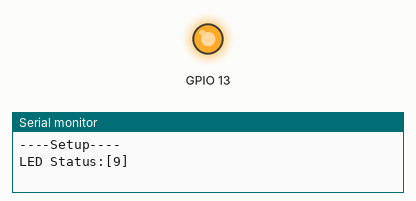
The sketch below on a simulated ESP32. Parts: output pins drawn as LEDs (lit = HIGH), the last lines printed to the serial monitor.

Above: at 0.2 s.
At 38.1 s:
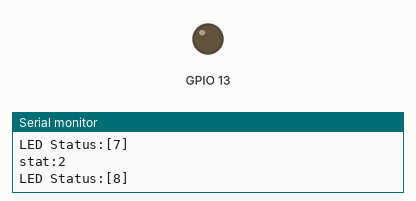
Timing chart, 0 to 40.0 s (numbered marks = the images above):
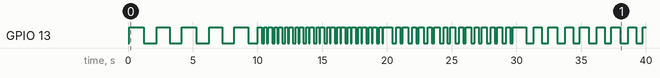

The sketch:

testLED_miscLED.ino
```cpp
#include <miscLED.h>


miscLED LEDControl;
unsigned long glSecondLoopTick;
int count = 0;

short statusCount = 0;
uint8_t gu8LED_status[] = {
  //CONST_LED_STATUS_CONNECTING,
  //CONST_LED_STATUS_SMARTCONFIG,
  //CONST_LED_STATUS_SERVER,
  CONST_LED_STATUS_FAST_FLASH,
  CONST_LED_STATUS_MID_FLASH,
  CONST_LED_STATUS_SLOW_FLASH
};

void setup()
{
  // put your setup code here, to run once:
  Serial.begin(78440);
  LEDControl.begin();
  Serial.println("----Setup----");
  LEDControl.change_LED_status(CONST_LED_STATUS_VERY_SLOW_FLASH);
  Serial.printf("\nLED Status:[%d]", LEDControl.get_LED_status());
}


void loop()
{
  LEDControl.LED_loop();
  // put your main code here, to run repeatedly:
  // a common 100 us loop function, for led, sync time, ...
  if (ulGet_interval(glSecondLoopTick) >= 1000)
  {
    glSecondLoopTick = ulReset_interval();
    count++;
    if (count % 10 == 0)
    {
      Serial.println();
      Serial.print("stat:");
      Serial.println(statusCount);
      LEDControl.change_LED_status(gu8LED_status[statusCount]);
      Serial.printf("\nLED Status:[%d]", LEDControl.get_LED_status());
      statusCount++;
      if (statusCount > sizeof(gu8LED_status)) {
        statusCount = 0;
      }
    }
    else if (count % 10 == 0)
    {
      Serial.print(".");
    }
  }
}
```

Measured:
- by itself, GPIO 13: LOW → HIGH at 0.10 s, → LOW 1.1 s later, → HIGH 1.0 s later, → LOW 1.0 s later, … (107 changes in this stretch)
